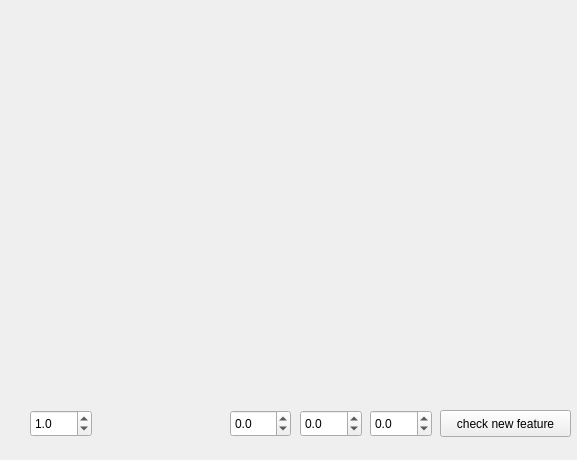
<?xml version="1.0" encoding="UTF-8"?>
<ui version="4.0">
 <class>DrawDialog</class>
 <widget class="QWidget" name="DrawDialog">
  <property name="geometry">
   <rect>
    <x>0</x>
    <y>0</y>
    <width>577</width>
    <height>460</height>
   </rect>
  </property>
  <property name="windowTitle">
   <string>Form</string>
  </property>
  <widget class="QPushButton" name="checkPushButton">
   <property name="geometry">
    <rect>
     <x>440</x>
     <y>410</y>
     <width>131</width>
     <height>27</height>
    </rect>
   </property>
   <property name="text">
    <string>check new feature</string>
   </property>
  </widget>
  <widget class="QDoubleSpinBox" name="doubleSpinBox">
   <property name="geometry">
    <rect>
     <x>230</x>
     <y>410</y>
     <width>61</width>
     <height>27</height>
    </rect>
   </property>
   <property name="decimals">
    <number>1</number>
   </property>
   <property name="minimum">
    <double>-100.000000000000000</double>
   </property>
   <property name="maximum">
    <double>99999.000000000000000</double>
   </property>
  </widget>
  <widget class="QDoubleSpinBox" name="doubleSpinBox_2">
   <property name="geometry">
    <rect>
     <x>300</x>
     <y>410</y>
     <width>62</width>
     <height>27</height>
    </rect>
   </property>
   <property name="decimals">
    <number>1</number>
   </property>
   <property name="minimum">
    <double>-100.000000000000000</double>
   </property>
   <property name="maximum">
    <double>99999.000000000000000</double>
   </property>
  </widget>
  <widget class="QDoubleSpinBox" name="doubleSpinBox_3">
   <property name="geometry">
    <rect>
     <x>370</x>
     <y>410</y>
     <width>62</width>
     <height>27</height>
    </rect>
   </property>
   <property name="decimals">
    <number>1</number>
   </property>
   <property name="minimum">
    <double>-100.000000000000000</double>
   </property>
   <property name="maximum">
    <double>99999.000000000000000</double>
   </property>
  </widget>
  <widget class="QDoubleSpinBox" name="doubleSpinBox_4">
   <property name="geometry">
    <rect>
     <x>30</x>
     <y>410</y>
     <width>62</width>
     <height>27</height>
    </rect>
   </property>
   <property name="decimals">
    <number>1</number>
   </property>
   <property name="singleStep">
    <double>0.100000000000000</double>
   </property>
   <property name="value">
    <double>1.000000000000000</double>
   </property>
  </widget>
 </widget>
 <resources/>
 <connections/>
</ui>
